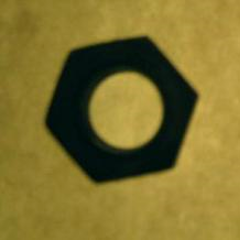
%> input picture HW2/HW2.png, 240 x 240 px
$ octave Part1a.m   (GNU Octave 9; MATLAB toolbox functions it lacks are replaced by stand-ins)
%> lines starting %> are read from the running program, lines starting %| are printed output that depends on the picture; in (x1, y1, x2, y2) boxes, pixels count from 0 and x2, y2 are one past the last pixel; in counts of white or black regions, pixels touching at a corner belong together; the program's own positions count from 1

im= imread('HW2.png');
%> im is the input picture: size 240x240x3 uint8; mean R, G, B 128.5, 113.9, 46.7
im= rgb2gray(im);
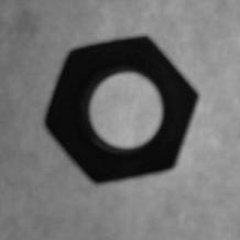
%> im: size 240x240 uint8; min 4, max 171, mean 110.6
im = edge(im, 'canny', [0.1 0.2], 2);
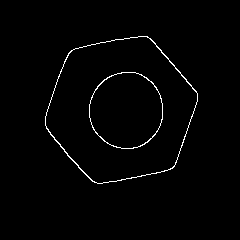
%> im: size 240x240 logical; 1.4% white in thin lines or dots, all inside (x1, y1, x2, y2) = (45, 36, 198, 184)
[row,col]=size(im);
%> row = 240; col = 240
A=zeros(row,col);
s = regionprops(im,'Area', 'centroid');
%> s = 2 regions; Area and Centroid: 532 [121.5 111.3], 265 [126.8 110.9]
centroids = cat(1, s.Centroid);
%> centroids = [121.5 111.3; 126.8 110.9]

reference= centroids;
%> reference = [121.5 111.3; 126.8 110.9]
yc=reference(1,1);
%> yc = 121.5
xc=reference(1,2);
%> xc = 111.3
hold on
r=[];
X=[];
Y=[];
for x =1:row
    for y=1:col
          if im(x,y)==1
              X=[X x];
              Y=[Y y];
          rho = ((x-xc).^2 + (y-yc).^2).^0.5;
          theta= atan2((y-yc),(x-xc)); %%flip to get six points
          r=[r rho];
          plot(theta,rho,'+');
          end
    end
end
%> after the loop, X = 797 values from 37 to 184; Y = 797 values, max 198 at index 327, min 46 at index 418, mean 123.3; r = 797 values, max 78.9 at index 10, min 31.4 at index 367, mean 60.83; rho = 75; theta = -0.25
xlabel('Theta- in radians');
ylabel('Distance- in pixels');
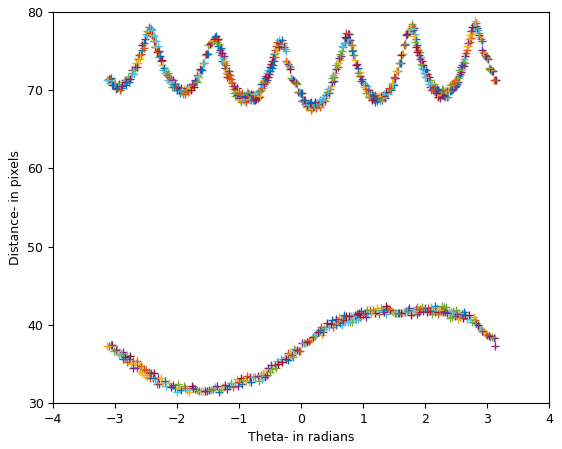
%> figure redrawn from the program's plot data
hold off

[peaks,locs]= findpeaks(r,'MinPeakDistance',100);
%> peaks = [78.9 78.41 76.94 77.3]; locs = [10 327 456 688]
%> (the run ends here)
